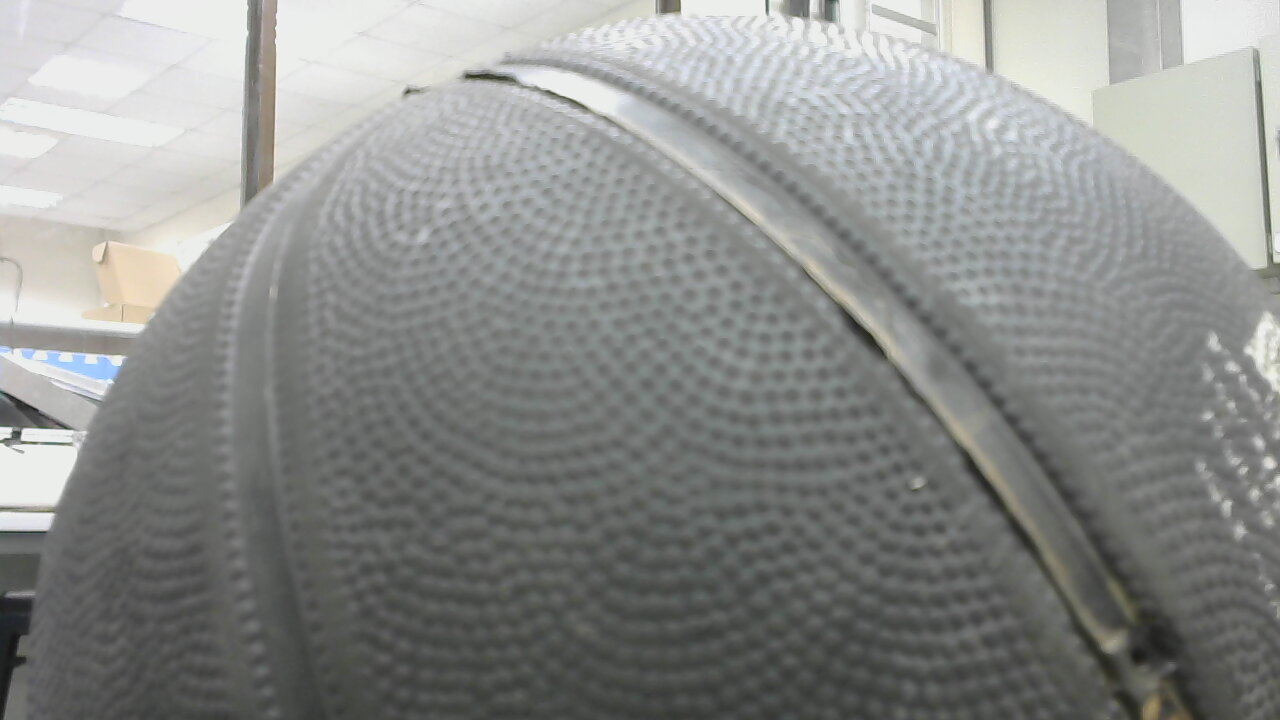
#> input picture pics/b1.jpg, 1280 x 720 px, given in place of the camera
$ python detect_blue.py
#> lines starting #> are read from the running program, lines starting #| are printed output that depends on the picture; after the words box and inside, x2 and y2 are one past the last pixel; in counts of white or black regions, pixels touching at a corner belong together
import cv2
import numpy as np

lower_blue = np.array([100,80,20])
upper_blue = np.array([124,255,255])

video = cv2.VideoCapture(0) #抓取畫面

while True:
    success,img = video.read()
#> img is the input picture: shape (720, 1280, 3); mean B, G, R 139.2, 141.3, 139.7

    image  = cv2.cvtColor(img,cv2.COLOR_BGR2HSV)
#> image: shape (720, 1280, 3); mean H, S, V 56.9, 7.9, 142.1
    mask_blue = cv2.inRange(image,lower_blue,upper_blue) #過濾顏色
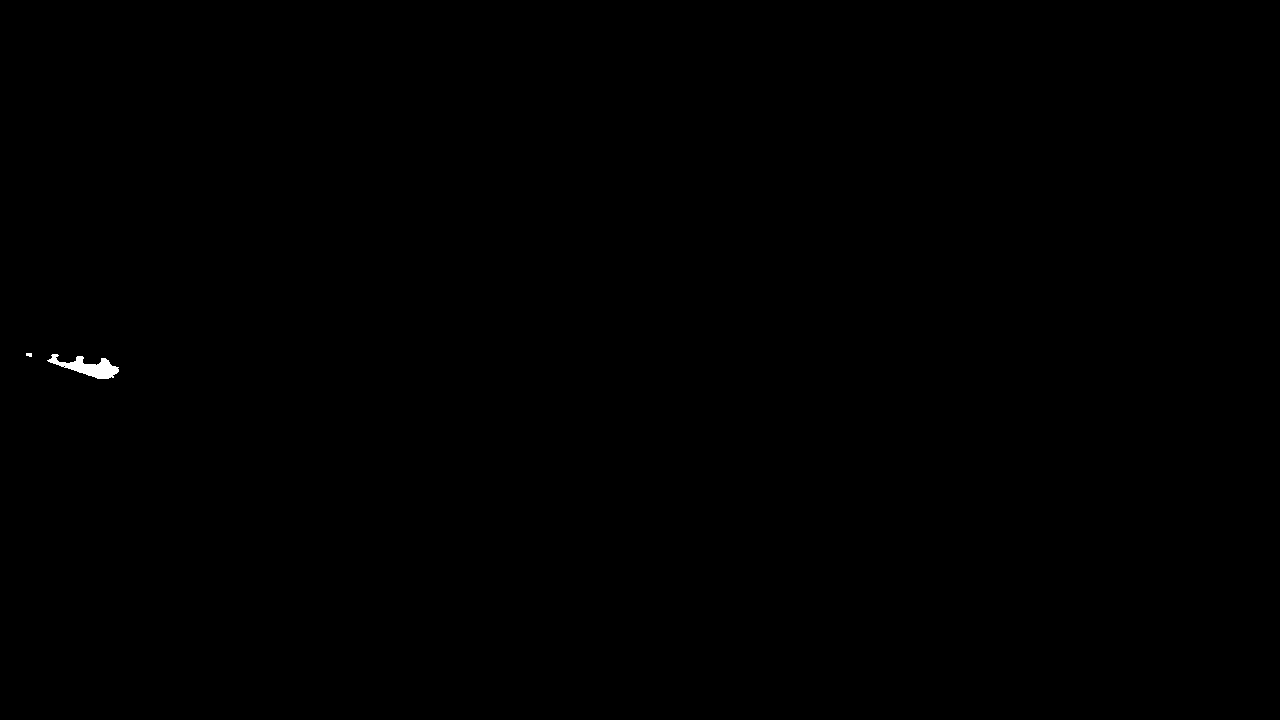
#> mask_blue: shape (720, 1280); 0.09% white; 2 white regions
    blue = cv2.bitwise_and(img,img,mask=mask_blue) #設定藍色遮罩

    contours, hierarchy = cv2.findContours(mask_blue, cv2.RETR_EXTERNAL, cv2.CHAIN_APPROX_SIMPLE) #畫出物體邊框
#> contours = 2 contours, 1 with area under 20; largest, box (x1, y1, x2, y2) and area: (47, 354, 119, 379) 706
    if len(contours) != 0 :
        for contour in contours:
            if cv2.contourArea(contour) >500 :
                x,y,w,h = cv2.boundingRect(contour)
                cv2.rectangle(img, (x,y),(x+w,y+h),(0,0,255),3)
#> this loop made 2 passes
#> (x, y, w, h) on pass 1: (47, 354, 72, 25)
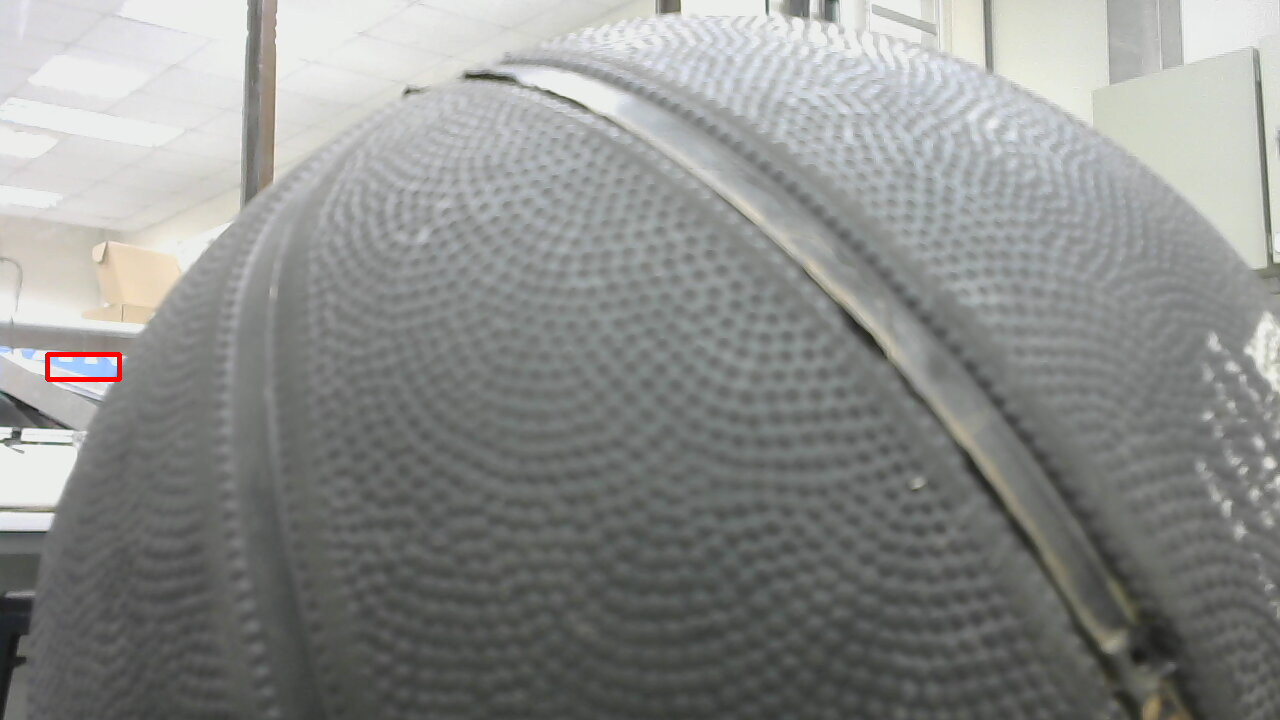
#> img: shape (720, 1280, 3); 0.1% of pixels changed, all inside (x1, y1, x2, y2) = (45, 352, 122, 382)

    cv2.imshow("blue",blue)
    cv2.imshow("webcam",img)
    cv2.waitKey(1)

$ run again, on pics/dot-scene-using-c310.jpg
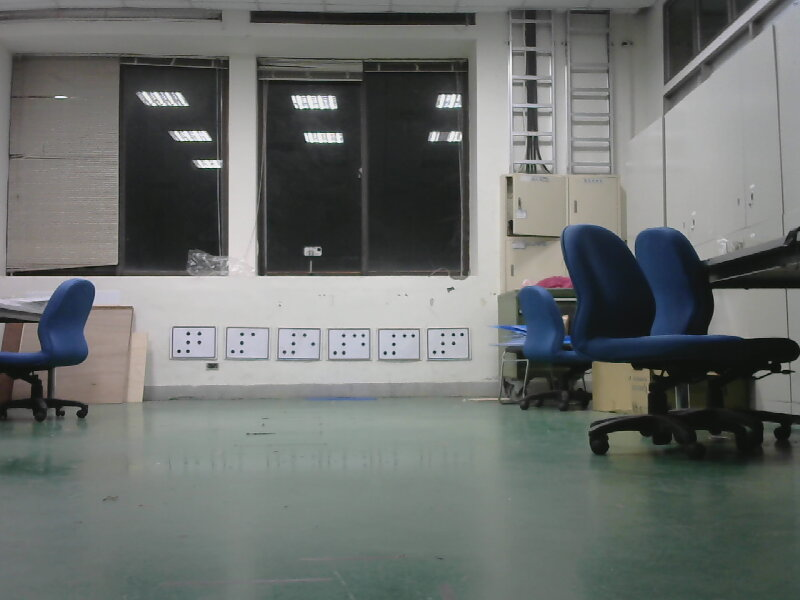
#> input picture pics/dot-scene-using-c310.jpg, 800 x 600 px, given in place of the camera
#> img is the input picture: shape (600, 800, 3); mean B, G, R 108.9, 111.1, 107.1
#> image: shape (600, 800, 3); mean H, S, V 60.6, 24.9, 113.5
#> `mask_blue = cv2.inRange(image,lower_blue,upper_blue)`:
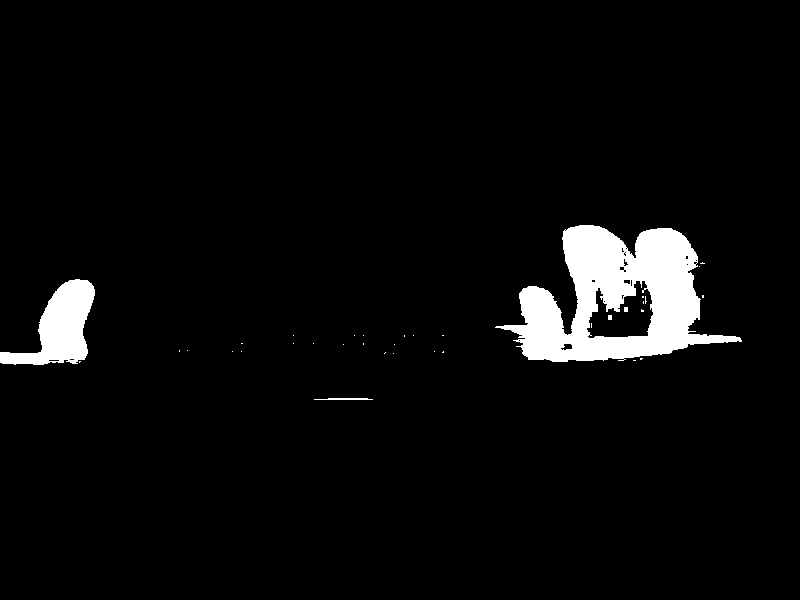
#> mask_blue: shape (600, 800); 4.3% white; 36 white regions (31 under 20 px)
#> contours = 29 contours, 26 with area under 20; largest, box (x1, y1, x2, y2) and area: (495, 225, 742, 362) 18444, (0, 279, 95, 365) 3842, (314, 398, 373, 400) 40
#> the loop `for contour in contours:` made 29 passes
#> (x, y, w, h) on passes 26, 29: (0, 279, 95, 86), (495, 225, 247, 137)
#> after the loop `for contour in contours:`:
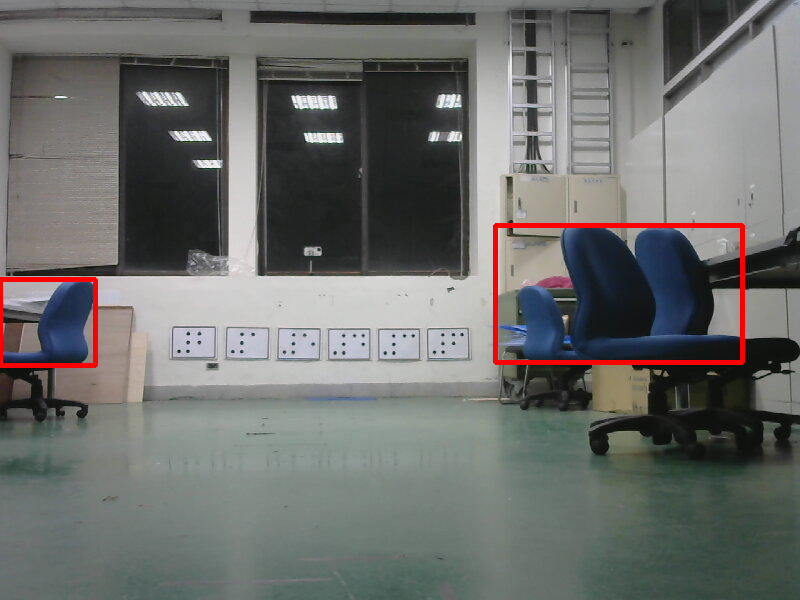
#> img: shape (600, 800, 3); 1.14% of pixels changed, all inside (x1, y1, x2, y2) = (0, 223, 745, 368)
